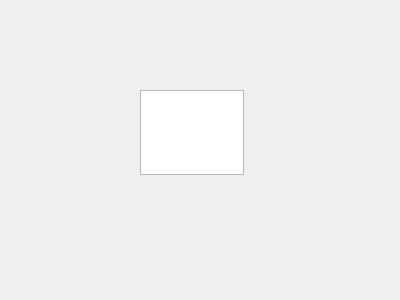
<?xml version="1.0" encoding="UTF-8"?>
<ui version="4.0">
 <class>Widget</class>
 <widget class="QWidget" name="Widget">
  <property name="geometry">
   <rect>
    <x>0</x>
    <y>0</y>
    <width>400</width>
    <height>300</height>
   </rect>
  </property>
  <property name="windowTitle">
   <string>Widget</string>
  </property>
  <widget class="QTextEdit" name="textEdit">
   <property name="geometry">
    <rect>
     <x>140</x>
     <y>90</y>
     <width>104</width>
     <height>85</height>
    </rect>
   </property>
  </widget>
 </widget>
 <layoutdefault spacing="6" margin="11"/>
 <resources/>
 <connections/>
</ui>
